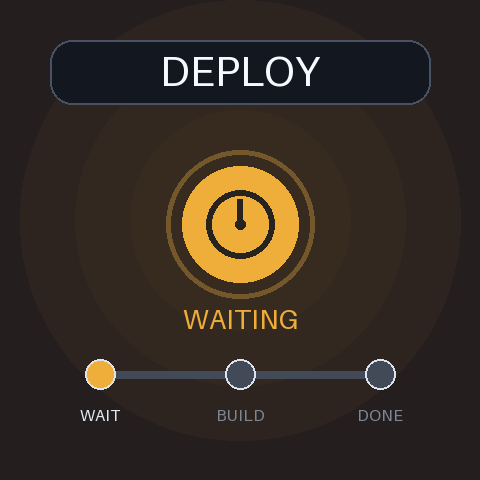
#> input picture artifacts/runs/r3-slack-gif-creator-paired/workspaces/work-a2e2a2aedb4cf5049c623860/deployment_status.gif, 480 x 480 px
$ python verify_gif.py
#> lines starting #> are read from the running program, lines starting #| are printed output that depends on the picture
from PIL import Image, ImageDraw, ImageFont


gif = Image.open("deployment_status.gif")
#> gif is the input picture: PIL image 480x480 P; mean R, G, B 53.4, 43.9, 35.5
durations = []
sizes = []
frames = []
index = 0
while True:
    sizes.append(gif.size)
    durations.append(gif.info.get("duration"))
    if index in (0, 8, 16):
        frames.append(gif.convert("RGB"))
    index += 1
    try:
        gif.seek(index)
    except EOFError:
        break
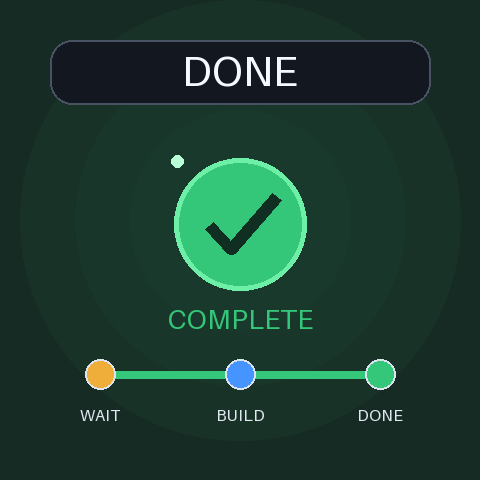
#> gif: PIL image 480x480 RGB; mean R, G, B 28.8, 59.8, 48
#> after the loop, durations = [100, 100, 100, 100, 100, 100, 100, 100, 100, 100, 100, 100, 100, 100, 100, 100, 100, 100, 100, 100, 100, 100, 100, 100]; frames = 3 items; index = 24; sizes = [(480, 480), (480, 480), (480, 480), (480, 480), (480, 480), (480, 480), (480, 480), (480, 480), (480, 480), (480, 480), (480, 480), (480, 480), (480, 480), (480, 480), (480, 480), (480, 480), (480, 480), (480, 480), (480, 480), (480, 480), (480, 480), (480, 480), (480, 480), (480, 480)]

assert gif.format == "GIF"
assert index == 24
assert set(sizes) == {(480, 480)}
assert set(durations) == {100}
assert sum(durations) == 2400
assert gif.info.get("loop") == 0

sheet = Image.new("RGB", (3 * 480, 520), (12, 15, 21))
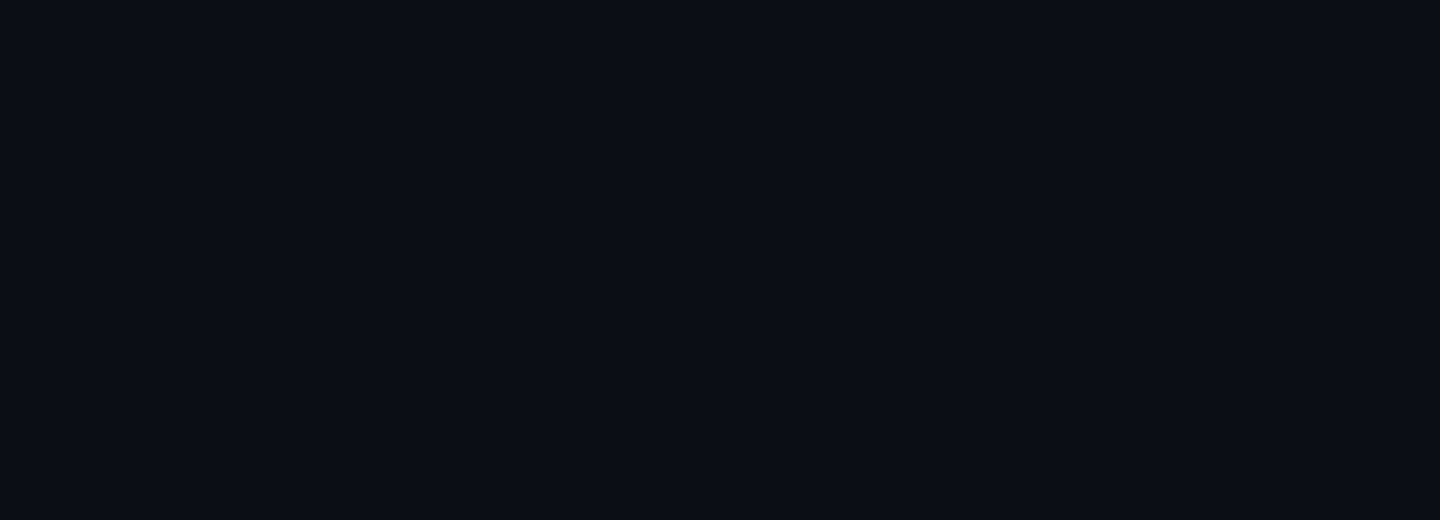
#> sheet: PIL image 1440x520 RGB; mean R, G, B 12, 15, 21
for i, (label, image) in enumerate(zip(("WAITING", "PROCESSING", "COMPLETE"), frames)):
    sheet.paste(image, (i * 480, 0))
    d = ImageDraw.Draw(sheet)
    d.text((i * 480 + 14, 490), label, font=ImageFont.load_default(size=18), fill=(240, 244, 252))
#> this loop made 3 passes
#> label on passes 1 to 3: 'WAITING', 'PROCESSING', 'COMPLETE'
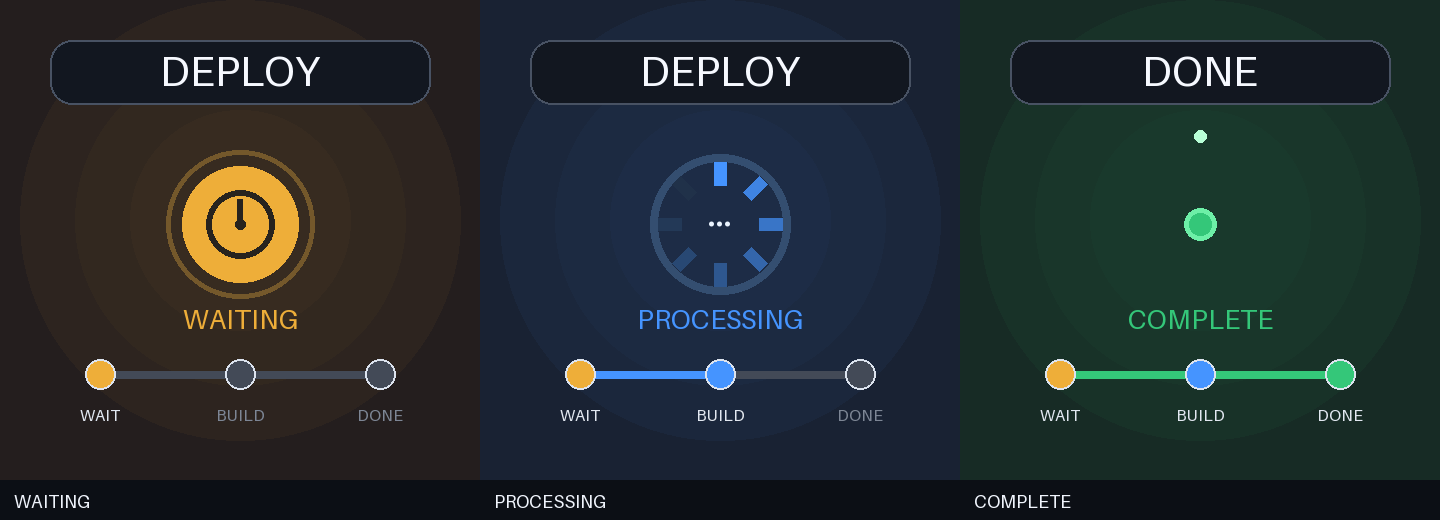
#> sheet: PIL image 1440x520 RGB; mean R, G, B 35.3, 44.1, 45.7
sheet.save("verification_contact_sheet.png")

print("PASS: GIF 480x480, 24 frames, 100ms/frame, 2400ms total, loop=0")
